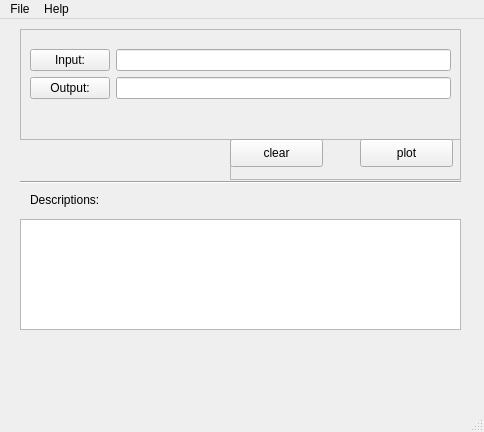
<?xml version="1.0" encoding="UTF-8"?>
<ui version="4.0">
 <class>ArtWindow</class>
 <widget class="QMainWindow" name="ArtWindow">
  <property name="geometry">
   <rect>
    <x>0</x>
    <y>0</y>
    <width>484</width>
    <height>432</height>
   </rect>
  </property>
  <property name="windowTitle">
   <string>MainWindow</string>
  </property>
  <widget class="QWidget" name="centralwidget">
   <widget class="QFrame" name="frame_file">
    <property name="geometry">
     <rect>
      <x>20</x>
      <y>10</y>
      <width>441</width>
      <height>111</height>
     </rect>
    </property>
    <property name="frameShape">
     <enum>QFrame::StyledPanel</enum>
    </property>
    <property name="frameShadow">
     <enum>QFrame::Raised</enum>
    </property>
    <widget class="QWidget" name="formLayoutWidget">
     <property name="geometry">
      <rect>
       <x>10</x>
       <y>20</y>
       <width>421</width>
       <height>80</height>
      </rect>
     </property>
     <layout class="QFormLayout" name="formLayout">
      <item row="0" column="1">
       <widget class="QLineEdit" name="lineEdit_input"/>
      </item>
      <item row="1" column="1">
       <widget class="QLineEdit" name="lineEdit_output"/>
      </item>
      <item row="0" column="0">
       <widget class="QPushButton" name="pbt_input">
        <property name="text">
         <string>Input:</string>
        </property>
       </widget>
      </item>
      <item row="1" column="0">
       <widget class="QPushButton" name="pbt_output">
        <property name="text">
         <string>Output:</string>
        </property>
       </widget>
      </item>
     </layout>
    </widget>
   </widget>
   <widget class="QFrame" name="frame_plot">
    <property name="geometry">
     <rect>
      <x>230</x>
      <y>120</y>
      <width>231</width>
      <height>41</height>
     </rect>
    </property>
    <property name="frameShape">
     <enum>QFrame::StyledPanel</enum>
    </property>
    <property name="frameShadow">
     <enum>QFrame::Raised</enum>
    </property>
    <widget class="QPushButton" name="pbt_plot">
     <property name="geometry">
      <rect>
       <x>130</x>
       <y>0</y>
       <width>93</width>
       <height>28</height>
      </rect>
     </property>
     <property name="text">
      <string>plot</string>
     </property>
    </widget>
    <widget class="QPushButton" name="pbt_clear">
     <property name="geometry">
      <rect>
       <x>0</x>
       <y>0</y>
       <width>93</width>
       <height>28</height>
      </rect>
     </property>
     <property name="text">
      <string>clear</string>
     </property>
    </widget>
   </widget>
   <widget class="Line" name="line_h1">
    <property name="geometry">
     <rect>
      <x>20</x>
      <y>153</y>
      <width>441</width>
      <height>20</height>
     </rect>
    </property>
    <property name="orientation">
     <enum>Qt::Horizontal</enum>
    </property>
   </widget>
   <widget class="QLabel" name="label_des">
    <property name="geometry">
     <rect>
      <x>30</x>
      <y>170</y>
      <width>121</width>
      <height>21</height>
     </rect>
    </property>
    <property name="text">
     <string>Descriptions:</string>
    </property>
   </widget>
   <widget class="QTextEdit" name="textEdit_des">
    <property name="geometry">
     <rect>
      <x>20</x>
      <y>200</y>
      <width>441</width>
      <height>111</height>
     </rect>
    </property>
   </widget>
  </widget>
  <widget class="QMenuBar" name="menubar">
   <property name="geometry">
    <rect>
     <x>0</x>
     <y>0</y>
     <width>484</width>
     <height>26</height>
    </rect>
   </property>
   <widget class="QMenu" name="menufile">
    <property name="title">
     <string>File</string>
    </property>
    <addaction name="actionopen"/>
    <addaction name="separator"/>
    <addaction name="actionexit"/>
   </widget>
   <widget class="QMenu" name="menuhelp">
    <property name="title">
     <string>Help</string>
    </property>
    <addaction name="actionHTC_Homepage"/>
    <addaction name="separator"/>
    <addaction name="actionstyle_requirement"/>
   </widget>
   <addaction name="menufile"/>
   <addaction name="menuhelp"/>
  </widget>
  <widget class="QStatusBar" name="statusbar"/>
  <action name="actionopen">
   <property name="text">
    <string>open</string>
   </property>
  </action>
  <action name="actionexit">
   <property name="text">
    <string>exit</string>
   </property>
  </action>
  <action name="actionHTC_Homepage">
   <property name="text">
    <string>HTC Homepage</string>
   </property>
  </action>
  <action name="actionstyle_requirement">
   <property name="text">
    <string>style requirements</string>
   </property>
  </action>
 </widget>
 <resources/>
 <connections/>
</ui>
